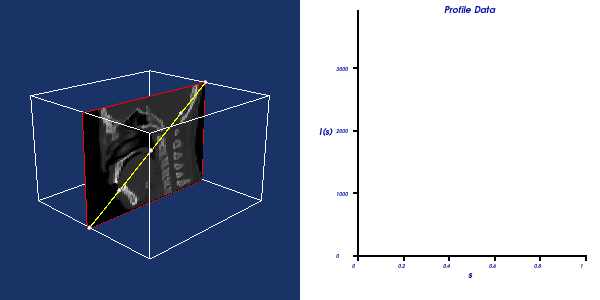

The Python source for this figure:
#!/usr/bin/env python
# Demonstrate vtkSplineWidget with vtkImagePlaneWidget probing volume data along a spline path.

import os

import vtkmodules.vtkInteractionStyle  # noqa: F401
import vtkmodules.vtkRenderingFreeType  # noqa: F401
import vtkmodules.vtkRenderingOpenGL2  # noqa: F401

from vtkmodules.vtkCommonComputationalGeometry import vtkKochanekSpline
from vtkmodules.vtkCommonDataModel import vtkPolyData
from vtkmodules.vtkFiltersCore import vtkProbeFilter
from vtkmodules.vtkFiltersModeling import vtkOutlineFilter
from vtkmodules.vtkInteractionWidgets import (
    vtkImagePlaneWidget,
    vtkSplineWidget,
)
from vtkmodules.vtkIOImage import vtkVolume16Reader
from vtkmodules.vtkRenderingAnnotation import vtkXYPlotActor
from vtkmodules.vtkRenderingCore import (
    vtkActor,
    vtkPolyDataMapper,
    vtkRenderWindow,
    vtkRenderWindowInteractor,
    vtkRenderer,
)

data_dir = os.environ.get("VPE_DATA_DIR", os.path.dirname(os.path.abspath(__file__)))

# Source
reader = vtkVolume16Reader()
reader.SetDataDimensions(64, 64)
reader.SetDataByteOrderToLittleEndian()
reader.SetImageRange(1, 93)
reader.SetDataSpacing(3.2, 3.2, 1.5)
reader.SetFilePrefix(os.path.join(data_dir, "headsq", "quarter"))
reader.SetDataMask(0x7FFF)
reader.Update()

# Filters
outline = vtkOutlineFilter()
outline.SetInputConnection(reader.GetOutputPort())

# Mapper + Actor
outline_mapper = vtkPolyDataMapper()
outline_mapper.SetInputConnection(outline.GetOutputPort())

outline_actor = vtkActor()
outline_actor.SetMapper(outline_mapper)

# Renderers
renderer_0 = vtkRenderer()
renderer_0.SetBackground(0.1, 0.2, 0.4)
renderer_0.SetViewport(0, 0, 0.5, 1)
renderer_0.AddActor(outline_actor)

renderer_1 = vtkRenderer()
renderer_1.SetBackground(1, 1, 1)
renderer_1.SetViewport(0.5, 0, 1, 1)

# Render window
render_window = vtkRenderWindow()
render_window.AddRenderer(renderer_0)
render_window.AddRenderer(renderer_1)
render_window.SetWindowName("spline widget test")
render_window.SetMultiSamples(0)
render_window.SetSize(600, 300)

# Interactor
interactor = vtkRenderWindowInteractor()
interactor.SetRenderWindow(render_window)


# Callback for image plane widget interaction
def ipw_callback(caller, event_string):
    plane_widget = caller
    if plane_widget.GetPlaneOrientation() == 3:
        spline_widget.SetProjectionPosition(0)
    else:
        spline_widget.SetProjectionPosition(plane_widget.GetSlicePosition())
    spline_widget.GetPolyData(spline_poly)


# Callback for spline widget interaction
def spline_callback(caller, event_string):
    caller.GetPolyData(spline_poly)


# Widgets
# Image plane widget
plane_widget = vtkImagePlaneWidget()
plane_widget.DisplayTextOn()
plane_widget.TextureInterpolateOff()
plane_widget.UserControlledLookupTableOff()
plane_widget.SetInputConnection(reader.GetOutputPort())
plane_widget.KeyPressActivationOn()
plane_widget.SetKeyPressActivationValue("x")
plane_widget.SetResliceInterpolateToNearestNeighbour()
plane_widget.SetInteractor(interactor)
plane_widget.SetPlaneOrientationToXAxes()
plane_widget.SetSliceIndex(32)
plane_widget.GetPlaneProperty().SetColor(1, 0, 0)
plane_widget.AddObserver("InteractionEvent", ipw_callback)
plane_widget.On()
plane_widget.SetInteraction(0)
plane_widget.SetInteraction(1)

# Spline widget
spline_widget = vtkSplineWidget()
spline_widget.SetInteractor(interactor)
spline_widget.SetInputConnection(reader.GetOutputPort())
spline_widget.SetPriority(1.0)
spline_widget.KeyPressActivationOff()
spline_widget.PlaceWidget()
spline_widget.ProjectToPlaneOn()
spline_widget.SetProjectionNormal(0)
spline_widget.SetProjectionPosition(102.4)
spline_widget.SetProjectionNormal(3)
spline_widget.SetPlaneSource(plane_widget.GetPolyDataAlgorithm())

# Use Kochanek splines
x_spline = vtkKochanekSpline()
y_spline = vtkKochanekSpline()
z_spline = vtkKochanekSpline()

parametric_spline = spline_widget.GetParametricSpline()
parametric_spline.SetXSpline(x_spline)
parametric_spline.SetYSpline(y_spline)
parametric_spline.SetZSpline(z_spline)

spline_poly = vtkPolyData()
spline_widget.GetPolyData(spline_poly)

# Probe filter samples the volume along the spline
probe = vtkProbeFilter()
probe.SetInputData(spline_poly)
probe.SetSourceConnection(reader.GetOutputPort())

scalar_range = reader.GetOutput().GetPointData().GetScalars().GetRange()

spline_widget.AddObserver("InteractionEvent", spline_callback)
spline_widget.On()
spline_widget.SetNumberOfHandles(4)
spline_widget.SetNumberOfHandles(5)
spline_widget.SetResolution(399)

# Test On Off mechanism
plane_widget.SetEnabled(0)
spline_widget.EnabledOff()
plane_widget.SetEnabled(1)
spline_widget.EnabledOn()

# Test Set Get handle positions
for i in range(spline_widget.GetNumberOfHandles()):
    pos = spline_widget.GetHandlePosition(i)
    spline_widget.SetHandlePosition(i, pos)

# Test Closed On Off
spline_widget.ClosedOn()
spline_widget.ClosedOff()

# XY plot for profile data
xy_plot = vtkXYPlotActor()
xy_plot.AddDataSetInputConnection(probe.GetOutputPort())
xy_plot.GetPositionCoordinate().SetValue(0.05, 0.05, 0)
xy_plot.GetPosition2Coordinate().SetValue(0.95, 0.95, 0)
xy_plot.SetXValuesToNormalizedArcLength()
xy_plot.SetNumberOfXLabels(6)
xy_plot.SetTitle("Profile Data ")
xy_plot.SetXTitle("s")
xy_plot.SetYTitle("I(s)")
xy_plot.SetXRange(0, 1)
xy_plot.SetYRange(scalar_range[0], scalar_range[1])
xy_plot.GetProperty().SetColor(0, 0, 0)
xy_plot.GetProperty().SetLineWidth(2)
xy_plot.SetLabelFormat("{:g}")
title_prop = xy_plot.GetTitleTextProperty()
title_prop.SetColor(0.02, 0.06, 0.62)
title_prop.SetFontFamilyToArial()
xy_plot.SetAxisTitleTextProperty(title_prop)
xy_plot.SetAxisLabelTextProperty(title_prop)
xy_plot.SetTitleTextProperty(title_prop)

renderer_1.AddViewProp(xy_plot)

# Scene
camera = renderer_0.GetActiveCamera()
camera.Elevation(110)
camera.SetViewUp(0, 0, -1)
camera.Azimuth(45)
camera.SetFocalPoint(100.8, 100.8, 69)
camera.SetPosition(560.949, 560.949, -167.853)
renderer_0.ResetCameraClippingRange()

interactor.Initialize()
interactor.Start()
